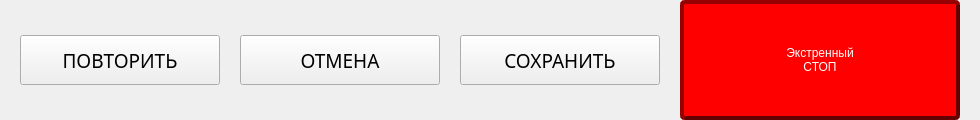
            <widget class="QFrame" name="geometry_test_btn_frame">
             <property name="maximumSize">
              <size>
               <width>16777215</width>
               <height>120</height>
              </size>
             </property>
             <property name="frameShape">
              <enum>QFrame::NoFrame</enum>
             </property>
             <property name="frameShadow">
              <enum>QFrame::Raised</enum>
             </property>
             <layout class="QHBoxLayout" name="horizontalLayout_11">
              <property name="spacing">
               <number>20</number>
              </property>
              <property name="leftMargin">
               <number>20</number>
              </property>
              <property name="topMargin">
               <number>0</number>
              </property>
              <property name="rightMargin">
               <number>20</number>
              </property>
              <property name="bottomMargin">
               <number>0</number>
              </property>
              <item>
               <widget class="QPushButton" name="geometry_test_repeat_btn">
                <property name="minimumSize">
                 <size>
                  <width>200</width>
                  <height>50</height>
                 </size>
                </property>
                <property name="maximumSize">
                 <size>
                  <width>200</width>
                  <height>50</height>
                 </size>
                </property>
                <property name="font">
                 <font>
                  <family>Arial Black</family>
                  <pointsize>14</pointsize>
                 </font>
                </property>
                <property name="text">
                 <string>ПОВТОРИТЬ</string>
                </property>
               </widget>
              </item>
              <item>
               <widget class="QPushButton" name="geometry_test_cancel_btn">
                <property name="minimumSize">
                 <size>
                  <width>200</width>
                  <height>50</height>
                 </size>
                </property>
                <property name="maximumSize">
                 <size>
                  <width>200</width>
                  <height>50</height>
                 </size>
                </property>
                <property name="font">
                 <font>
                  <family>Arial Black</family>
                  <pointsize>14</pointsize>
                 </font>
                </property>
                <property name="text">
                 <string>ОТМЕНА</string>
                </property>
               </widget>
              </item>
              <item>
               <widget class="QPushButton" name="geometry_test_save_btn">
                <property name="minimumSize">
                 <size>
                  <width>200</width>
                  <height>50</height>
                 </size>
                </property>
                <property name="maximumSize">
                 <size>
                  <width>200</width>
                  <height>50</height>
                 </size>
                </property>
                <property name="font">
                 <font>
                  <family>Arial Black</family>
                  <pointsize>14</pointsize>
                 </font>
                </property>
                <property name="text">
                 <string>СОХРАНИТЬ</string>
                </property>
               </widget>
              </item>
              <item alignment="Qt::AlignRight">
               <widget class="QPushButton" name="geometry_extra_stop_btn">
                <property name="minimumSize">
                 <size>
                  <width>280</width>
                  <height>120</height>
                 </size>
                </property>
                <property name="maximumSize">
                 <size>
                  <width>280</width>
                  <height>120</height>
                 </size>
                </property>
                <property name="styleSheet">
                 <string notr="true">QPushButton 
{
	background-color:rgb(255, 0, 0);
	
	border: 4px rgb(100, 0, 0);
	border-radius: 5px;
	border-style: outset;
	
	padding: 5px;
	
	color: rgb(255, 255, 255);
	font: 87 28pt &quot;Arial Black&quot;;

}

QPushButton:hover
{
	background-color:rgb(100, 0, 0);
}


QPushButton:pressed
{
	border-style: inset;
}</string>
                </property>
                <property name="text">
                 <string>Экстренный
СТОП</string>
                </property>
               </widget>
              </item>
             </layout>
            </widget>
